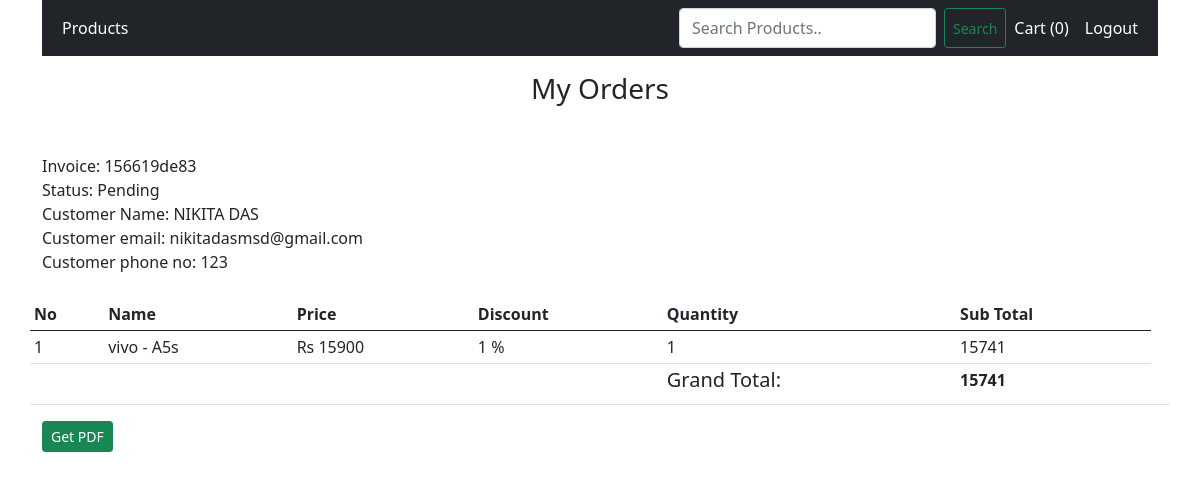
Page /orders/cd53b6de74 (signed in) on the earlier database version.
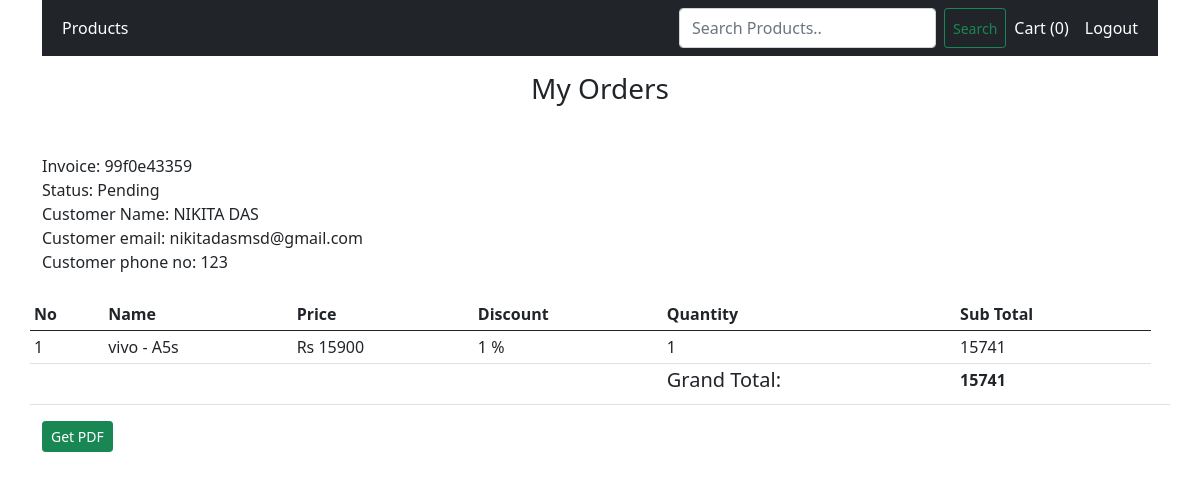
Same page on the later database version.
### shop/customers/models.py (models this page shows, shortened)
class Order(db.Model):
    id = db.Column(db.Integer, primary_key = True)
    invoice = db.Column(db.String(15), unique = True, nullable=False)
    status = db.Column(db.String(50), nullable = False, default = 'Pending')
    customer_id = db.Column(db.Integer, db.ForeignKey('customer.id'), nullable=False)
    order_date = db.Column(db.DateTime, nullable = False, default = datetime.utcnow)
    orders = db.Column(jsonEncodedDict)

### shop/customers/routes.py (the view)
@app.route('/orders/<invoice>')
@login_required
def order_detail(invoice):
    if current_user.is_authenticated:
        subtotal =0
        grandtotal =0
        customer_id = current_user.id
        get_the_customer = Customer.query.filter_by(id = customer_id).first()
        get_the_order = Order.query.filter_by(customer_id = customer_id).order_by(Order.id.desc()).first()
        for key, product in get_the_order.orders.items():
            discount = (product['discount']/100) * int(product['price'])
            subtotal = subtotal + int(product['quantity']) * int(product['price'])
            subtotal = subtotal - discount
            grandtotal = int(subtotal)
    else:
        return redirect(url_for('customer_login'))
    return render_template('customer/order.html',invoice = invoice, grandtotal = grandtotal, subtotal = subtotal,  get_the_order= get_the_order, get_the_customer = get_the_customer)

### shop/customers/models.py (called while the page is built)
@login_manager.user_loader
def user_loader(user_id):
    return Customer.query.get(int(user_id))

    def process_result_value(self, value, dialect):
        if value is None:
            return {}
        else:
            return json.loads(value)

### shop/templates/customer/order.html (shortened to what this page needs)
{% extends 'base.html' %}
{% block content %}
{% include 'navbar.html' %}
<h3 class="text-center mt-3"> My Orders</h3>
<div class="container mt-5">
    Invoice: {{ get_the_order.invoice }}
    <br>
    Status: {{ get_the_order.status}}   <br>
    Customer Name: {{ get_the_customer.name}}   <br>
    Customer email: {{ get_the_customer.email }}   <br>
    Customer phone no: {{ get_the_customer.contact }}<br><br>
    <div class="row">
        <table class="table table-sm  ">
<thead>
<th>No</th>
<th>Name</th>
<th>Price</th>
<th>Discount</th>
<th>Quantity</th>
<th>Sub Total</th>
</thead>
<tbody>
    {% for key, product in get_the_order.orders.items():  %}
    {% set val = ((product.discount/100) * product.price|float) %}
    <tr>
    <td>{{ loop.index }}</td>
    <td>{{product.name}}</td>
    <td>Rs {{product.price}}</td>
    {% if product.discount > 0 %}
    <td>{{product.discount}} %</td>
    {% else %}
    <td></td>
    {% endif %}
        <td>{{product.quantity}}</td>
    {% set subtotal = product.quantity|int * product.price|int %}
    <td>{{((subtotal|int) - val|int )}}</td>
</tr>
{% endfor %}
<tr>
    <td></td>
    <td></td>
    <td></td>
    <td></td>
    <td><h5 >Grand Total: </h5></td>
    <td> <b>{{ grandtotal }}</b></td>
    <td></td>
</tr>
</tbody>
        </table>
        <td>
        <form action="{{ url_for('get_pdf', invoice = get_the_order.invoice)}}" method="POST">
     <button type="submit" class="btn btn-sm btn-success float-right">Get PDF</button>
</form>
</td>
    </div>
</div>
{% endblock %}

Differences in the rows shown:
no longer on this page (row unchanged): Order: invoice "156619de83", status "Pending"
added Order: invoice "99f0e43359", status "Pending"
